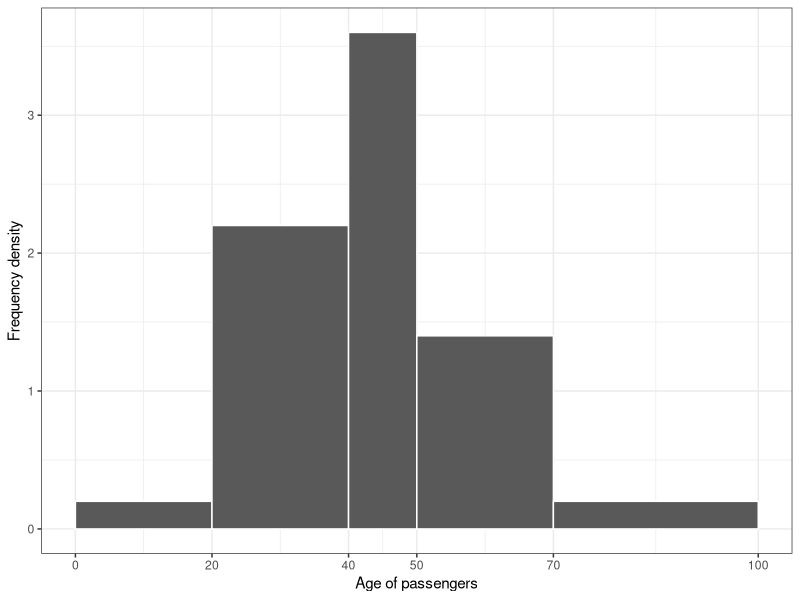
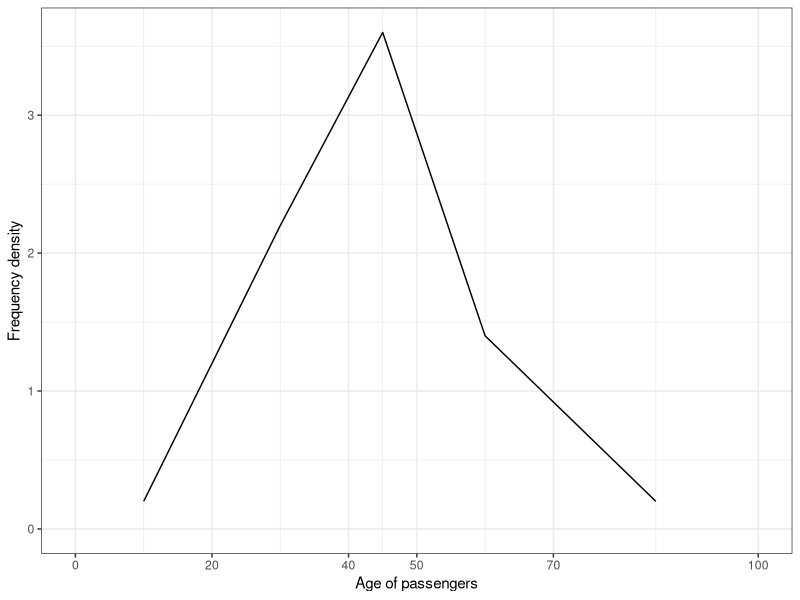
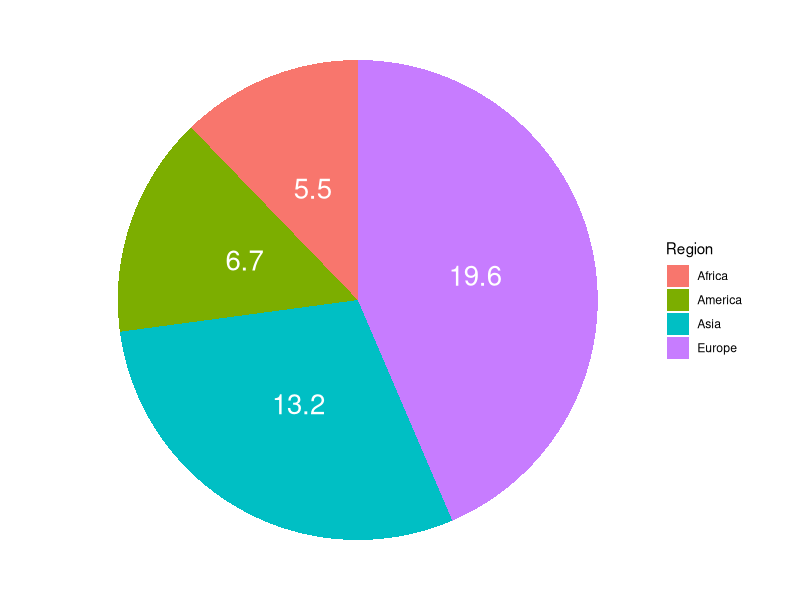
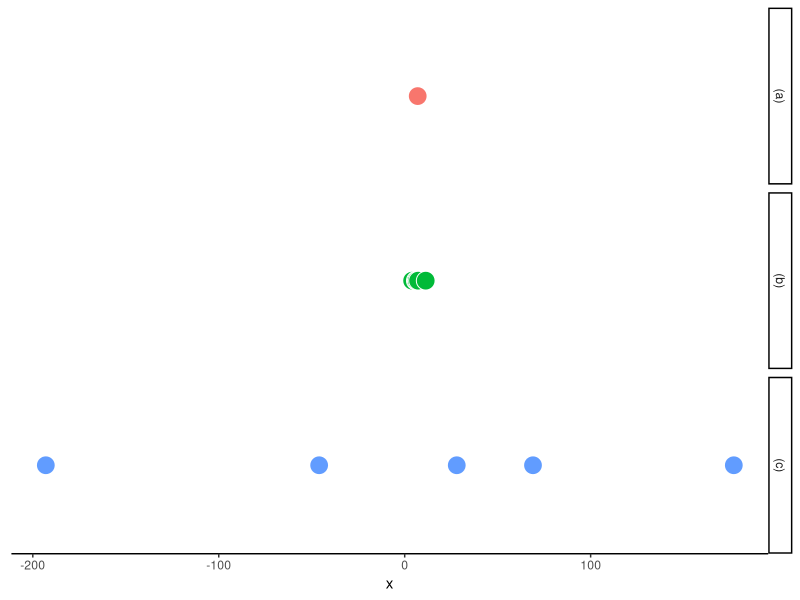
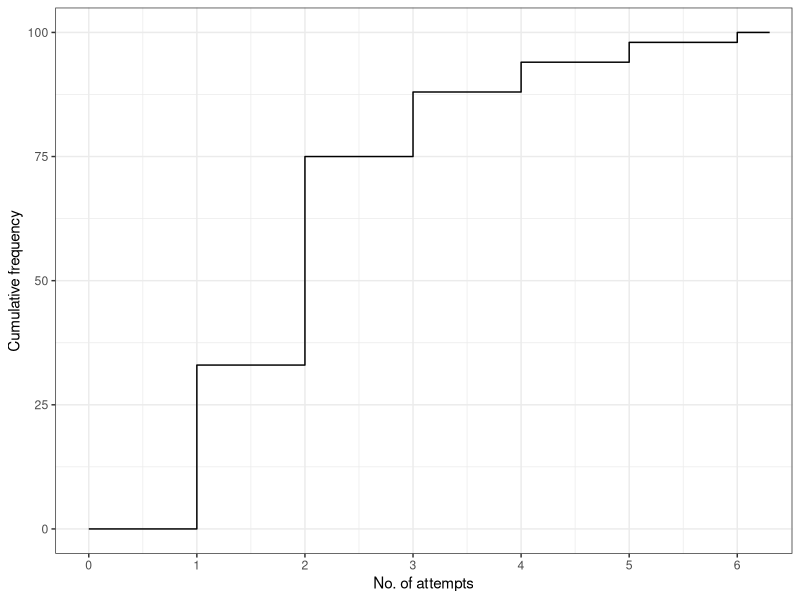
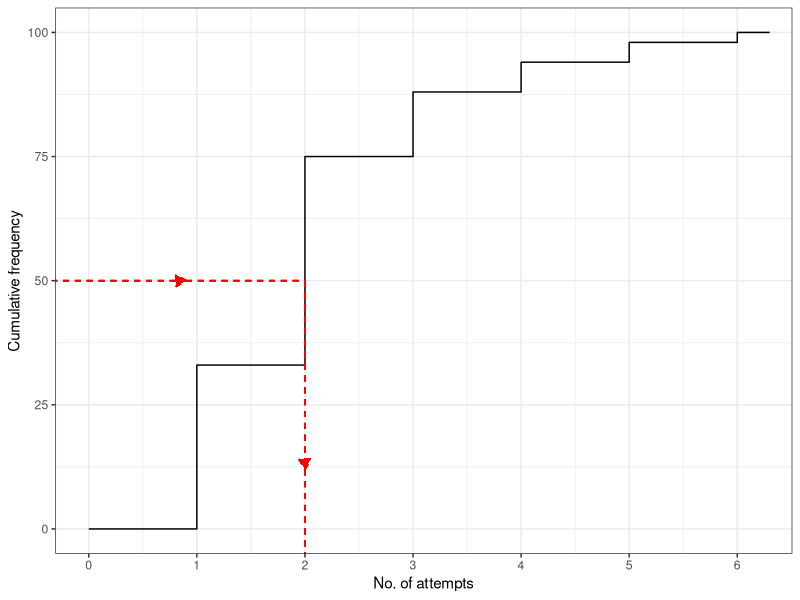
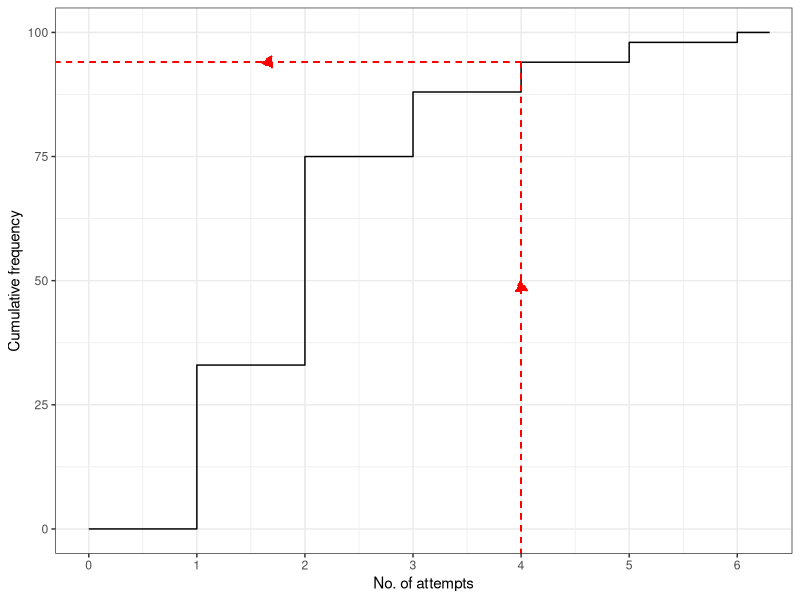
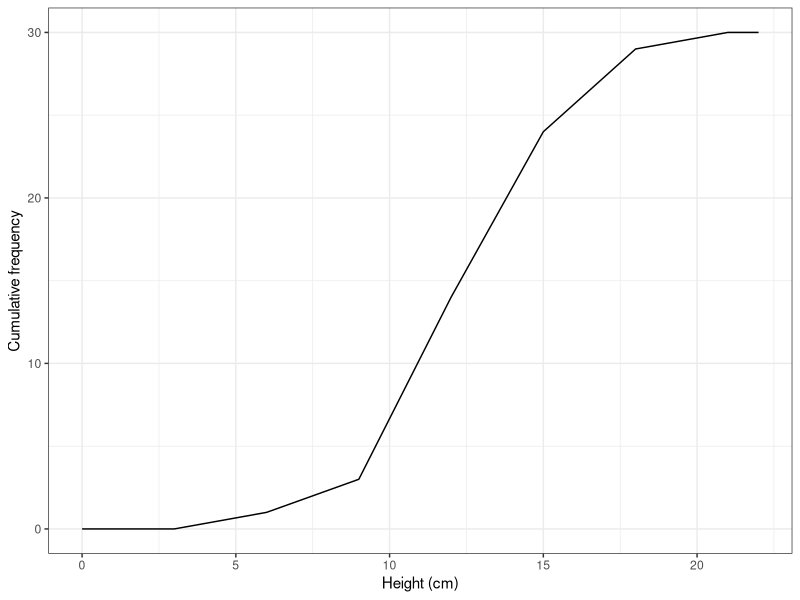

Here is the R script that generated these plots, in order:
## ---- chunk 1
options(htmltools.dir.version = FALSE, width = 65)
library(tidyverse)
## ---- chunk 2
orange.fruits <- c(
  21, 22, 24, 20, 22, 23, 21, 24, 22, 23, 
  25, 22, 22, 23, 22, 22, 23, 21, 22, 23, 
  22, 20, 21, 21, 22, 20, 23, 22, 23, 23
)
cat(orange.fruits[1:15])
cat(orange.fruits[16:30])
## ---- chunk 3
children.heights <- c(
  133, 136, 120, 138, 133, 131, 127, 141, 127, 143,
  130, 131, 125, 144, 128, 134, 135, 137, 133, 129
)
cat(children.heights[1:10])
cat(children.heights[11:20])
## ---- chunk 4
cat(orange.fruits[1:15])
cat(orange.fruits[16:30])
freq.tab <- table(orange.fruits)
freq.tab <- cbind("Frequency", t(freq.tab), length(orange.fruits))
colnames(freq.tab)[1] <- "Number of oranges"
colnames(freq.tab)[ncol(freq.tab)] <- "Total"
knitr::kable(freq.tab, format = "markdown")
## ---- chunk 5
cat(children.heights[1:10])
cat(children.heights[11:20])
freq.tab <- table(cut(children.heights, seq(119.5, 144.5, by = 5), 
                      dig.lab = 5))
names(freq.tab) <- gsub("\\(","",names(freq.tab))
names(freq.tab) <- gsub("\\]","",names(freq.tab))
names(freq.tab) <- gsub(",","-",names(freq.tab))
freq.tab <- cbind("Freq.", t(freq.tab), 
                  length(children.heights))
colnames(freq.tab)[1] <- "Height (cm)"
colnames(freq.tab)[ncol(freq.tab)] <- "Total"
knitr::kable(freq.tab, format = "markdown")
## ---- chunk 6
kk.shuttle <- c(
  runif(4,  min = 0,   max = 19),
  runif(44, min = 20, max = 39),
  runif(36, min = 40, max = 49),
  runif(28, min = 50, max = 69),
  runif(6, min = 70, max = 99)
)
ggplot(data.frame(age = kk.shuttle), aes(x = age)) +
  geom_histogram(aes(y = ..density.. * length(kk.shuttle)), 
                 breaks = c(0, 20, 40, 50, 70, 100), 
                 col = "white") +
  scale_x_continuous(breaks = c(0, 20, 40, 50, 70, 100)) +
  labs(y = "Frequency density", x = "Age of passengers") +
  theme_bw()
## ---- chunk 7
ggplot(data.frame(age = kk.shuttle), aes(x = age)) +
  geom_freqpoly(aes(y = ..density.. * length(kk.shuttle)), 
                breaks = c(0, 20, 40, 50, 70, 100)) +
  scale_x_continuous(breaks = c(0, 20, 40, 50, 70, 100), limits = c(0, 100)) +
  labs(y = "Frequency density", x = "Age of passengers") +
  theme_bw()
## ---- chunk 8
as_tibble(data.frame(Region = c("Africa", "America", "Asia", "Europe"),
                     n = c(5.5, 6.7, 13.2, 19.6))) %>%
  mutate(prop = n / sum(n) * 100, lab.ypos = 100 - cumsum(prop) + 0.5 * prop,
         angle = prop * 3.6, area = prop * pi / 100) %>%
  ggplot() + 
  geom_bar(aes(x = "", y = prop, fill = Region), width = 1, stat = "identity") +
  coord_polar("y", start = 0) +
  geom_text(aes(x = "", y = lab.ypos, label = n), size = 7, col = "white") +
  theme_void()
## ---- chunk 9
dat <- data.frame(
  x = c(7, 7, 7, 7, 7,
        4, 6, 6.5, 7.2, 11.3,
        -193, -46, 28, 69, 177),
  Set = c(rep("(a)", 5),
          rep("(b)", 5),
          rep("(c)", 5))
)
ggplot(dat, aes(x = x, y = 0, col = Set, fill = Set)) +
  geom_jitter(shape = 21, colour = "white", size = 6, height = 0.0, 
              width = 0.0) + 
  facet_grid(rows = "Set") + 
  scale_y_continuous(limits = c(-0.1, 0.1)) +
  theme_classic() +
  theme(axis.title.y = element_blank(),
        axis.ticks.y = element_blank(),
        axis.text.y = element_blank(), 
        axis.line.y = element_blank(),
        legend.position = "none")
## ---- chunk 10
dat <- data.frame(
  x = c(0:6, 6.3),
  y = c(0, 33, 75, 88, 94, 98, 100, 100)
)
ggplot(dat, aes(x = x, y = y)) +
  geom_step() +
  coord_cartesian(xlim = c(0, 6.2), ylim = c(0, 100)) +
  scale_x_continuous(breaks = 0:6) +
  labs(x = "No. of attempts", y = "Cumulative frequency") +
  theme_bw()
## ---- chunk 11
dat <- data.frame(
  x = c(0:6, 6.3),
  y = c(0, 33, 75, 88, 94, 98, 100, 100)
)
the.arrow <- arrow(type = "closed", length = unit(0.3, "cm"))
ggplot(dat, aes(x = x, y = y)) +
  geom_step() +
  coord_cartesian(xlim = c(0, 6.2), ylim = c(0, 100)) +
  geom_segment(x = -10, xend = 0.9, y = 50, yend = 50, col = "red", 
               linetype = "dashed", arrow = the.arrow) +
  geom_segment(x = 0.9, xend = 2, y = 50, yend = 50, col = "red", 
               linetype = "dashed") +
  geom_segment(x = 2, xend = 2, y = 50, yend = 12, col = "red", 
               linetype = "dashed", arrow = the.arrow) +
  geom_segment(x = 2, xend = 2, y = 12, yend = -5, col = "red", 
               linetype = "dashed") +
  scale_x_continuous(breaks = 0:6) +
  labs(x = "No. of attempts", y = "Cumulative frequency") +
  theme_bw()
## ---- chunk 12
dat <- data.frame(
  x = c(0:6, 6.3),
  y = c(0, 33, 75, 88, 94, 98, 100, 100)
)
the.arrow <- arrow(type = "closed", length = unit(0.3, "cm"))
ggplot(dat, aes(x = x, y = y)) +
  geom_step() +
  coord_cartesian(xlim = c(0, 6.2), ylim = c(0, 100)) +
  geom_segment(x = 4, xend = 4, y = -10, yend = 50, col = "red", 
               linetype = "dashed", arrow = the.arrow) +
  geom_segment(x = 4, xend = 4, y = 50, yend = 94, col = "red", 
               linetype = "dashed") +
  geom_segment(x = 4, xend = 1.6, y = 94, yend = 94, col = "red", 
               linetype = "dashed", arrow = the.arrow) +
  geom_segment(x = 1.6, xend = -0.3, y = 94, yend = 94, col = "red", 
               linetype = "dashed") +
  scale_x_continuous(breaks = 0:6) +
  labs(x = "No. of attempts", y = "Cumulative frequency") +
  theme_bw()
## ---- chunk 13
dat <- data.frame(
  x = c(0, seq(3, 21, by = 3), 22),
  y = c(0, 0, 1, 3, 14, 24, 29, 30, 30)
)
the.arrow <- arrow(type = "closed", length = unit(0.3, "cm"))
ggplot(dat, aes(x = x, y = y)) +
  geom_path() +
  coord_cartesian(xlim = c(0, 22), ylim = c(0, 30)) +
  labs(x = "Height (cm)", y = "Cumulative frequency") +
  theme_bw()
## ---- chunk 14
dat <- data.frame(
  x = c(0, seq(3, 21, by = 3), 22),
  y = c(0, 0, 1, 3, 14, 24, 29, 30, 30)
)
the.arrow <- arrow(type = "closed", length = unit(0.3, "cm"))
ggplot(dat, aes(x = x, y = y)) +
  geom_smooth(se = FALSE, formula = y ~ splines::bs(x, 7), method = "lm",
              col = "black") +
  labs(x = "Height (cm)", y = "Cumulative frequency") +
  theme_bw()
## ---- chunk 15
dat <- data.frame(
  x = c(0, seq(3, 21, by = 3), 22),
  y = c(0, 0, 1, 3, 14, 24, 29, 30, 30)
)
the.arrow <- arrow(type = "closed", length = unit(0.3, "cm"))
ggplot(dat, aes(x = x, y = y)) +
  geom_smooth(se = FALSE, formula = y ~ splines::bs(x, 7), method = "lm",
              col = "black") +  
  geom_segment(x = 10.5, xend = 10.5, y = -10, yend = 3.5, col = "red",
               linetype = "dashed", arrow = the.arrow) +
  geom_segment(x = 10.5, xend = 10.5, y = 3.5, yend = 7, col = "red",
               linetype = "dashed") +
  geom_segment(x = 10.5, xend = 5, y = 7, yend = 7, col = "red",
               linetype = "dashed", arrow = the.arrow) +
  geom_segment(x = 5, xend = -5, y = 7, yend = 7, col = "red",
               linetype = "dashed") +
  geom_text(aes(x = 1, y = 9, label = "7 plants"), col = "red") +
  geom_text(aes(x = 12, y = 0, label = "10.5cm"), col = "red") +
  labs(x = "Height (cm)", y = "Cumulative frequency") +
  theme_bw()
## ---- chunk 16
dat <- data.frame(
  x = c(0, seq(3, 21, by = 3), 22),
  y = c(0, 0, 1, 3, 14, 24, 29, 30, 30)
)
the.arrow <- arrow(type = "closed", length = unit(0.3, "cm"))
ggplot(dat, aes(x = x, y = y)) +
  geom_smooth(se = FALSE, formula = y ~ splines::bs(x, 7), method = "lm",
              col = "black") +  
  geom_segment(x = -5, xend = 8, y = 27, yend = 27, col = "red",
               linetype = "dashed", arrow = the.arrow) +
  geom_segment(x = 8, xend = 16.3, y = 27, yend = 27, col = "red",
               linetype = "dashed") +
  geom_segment(x = 16.3, xend = 16.3, y = 27, yend = 12, col = "red",
               linetype = "dashed", arrow = the.arrow) +
  geom_segment(x = 16.3, xend = 16.3, y = 12, yend = -5, col = "red",
               linetype = "dashed") +
  geom_text(aes(x = 2.9, y = 28.5, label = "90% of 30 = 27 plants"), 
            col = "red") +
  geom_text(aes(x = 17.7, y = 0, label = "16.5cm"), col = "red") +
  labs(x = "Height (cm)", y = "Cumulative frequency") +
  theme_bw()
## ---- chunk 17
dat <- data.frame(
  x = c(0:6, 6.3),
  y = c(0, 33, 75, 88, 94, 98, 100, 100)
)
the.arrow <- arrow(type = "closed", length = unit(0.3, "cm"))
ggplot(dat, aes(x = x, y = y)) +
  geom_step() +
  coord_cartesian(xlim = c(0, 6.2), ylim = c(0, 100)) +
  # Median ---------------------------------------------------------------------
  geom_segment(x = -10, xend = 0.9, y = 50, yend = 50, col = "red", 
               linetype = "dashed", arrow = the.arrow) +
  geom_segment(x = 0.9, xend = 2, y = 50, yend = 50, col = "red", 
               linetype = "dashed") +
  geom_segment(x = 2, xend = 2, y = 50, yend = 12, col = "red", 
               linetype = "dashed", arrow = the.arrow) +
  geom_segment(x = 2, xend = 2, y = 12, yend = -5, col = "red", 
               linetype = "dashed") +
  # Q3 -------------------------------------------------------------------------
  geom_segment(x = -10, xend = 0.9, y = 75, yend = 75, col = "red", 
               linetype = "dashed", arrow = the.arrow) +
  geom_segment(x = 0.9, xend = 2, y = 75, yend = 75, col = "red", 
               linetype = "dashed") +
  geom_segment(x = 2, xend = 2, y = 75, yend = 62, col = "red", 
               linetype = "dashed", arrow = the.arrow) +
  geom_segment(x = 2, xend = 2, y = 62, yend = 50, col = "red", 
               linetype = "dashed") +
  # Q1 -------------------------------------------------------------------------
  geom_segment(x = -10, xend = 0.9, y = 25, yend = 25, col = "red", 
               linetype = "dashed", arrow = the.arrow) +
  geom_segment(x = 0.9, xend = 1, y = 25, yend = 25, col = "red", 
               linetype = "dashed") +
  geom_segment(x = 1, xend = 1, y = 25, yend = 12, col = "red", 
               linetype = "dashed", arrow = the.arrow) +
  geom_segment(x = 1, xend = 1, y = 12, yend = -5, col = "red", 
               linetype = "dashed") +
  scale_x_continuous(breaks = 0:6) +
  labs(x = "No. of attempts", y = "Cumulative frequency") +
  theme_bw()
## ---- chunk 18
dat <- data.frame(
  x = c(0, seq(3, 21, by = 3), 22),
  y = c(0, 0, 1, 3, 14, 24, 29, 30, 30)
)
the.arrow <- arrow(type = "closed", length = unit(0.3, "cm"))
ggplot(dat, aes(x = x, y = y)) +
  geom_smooth(se = FALSE, formula = y ~ splines::bs(x, 7), method = "lm",
              col = "black") +  
  # Q3 -------------------------------------------------------------------------
  geom_segment(x = -5, xend = 8, y = 22.5, yend = 22.5, col = "red",
               linetype = "dashed", arrow = the.arrow) +
  geom_segment(x = 8, xend = 14.28, y = 22.5, yend = 22.5, col = "red",
               linetype = "dashed") +
  geom_segment(x = 14.28, xend = 14.28, y = 22.5, yend = 3, col = "red",
               linetype = "dashed", arrow = the.arrow) +
  geom_segment(x = 14.28, xend = 14.28, y = 3, yend = -5, col = "red",
               linetype = "dashed") +
  geom_text(aes(x = 2.2, y = 24, label = "75% of 30 = 22.5"), 
            col = "red") +
  geom_text(aes(x = 15.7, y = 2, label = "14.3cm"), col = "red", angle = 45) +
  # Median ---------------------------------------------------------------------
  geom_segment(x = -5, xend = 8, y = 15.5, yend = 15.5, col = "red",
               linetype = "dashed", arrow = the.arrow) +
  geom_segment(x = 8, xend = 12.5, y = 15.5, yend = 15.5, col = "red",
               linetype = "dashed") +
  geom_segment(x = 12.5, xend = 12.5, y = 15.5, yend = 3, col = "red",
               linetype = "dashed", arrow = the.arrow) +
  geom_segment(x = 12.5, xend = 12.5, y = 3, yend = -5, col = "red",
               linetype = "dashed") +
  geom_text(aes(x = 2.2, y = 17, label = "50% of 30 = 15"), 
            col = "red") +
  geom_text(aes(x = 13, y = 2, label = "12.5cm"), col = "red", angle = 45) +
  # Q1 -------------------------------------------------------------------------
  geom_segment(x = -5, xend = 8, y = 7.5, yend = 7.5, col = "red",
               linetype = "dashed", arrow = the.arrow) +
  geom_segment(x = 8, xend = 10.5, y = 7.5, yend = 7.5, col = "red",
               linetype = "dashed") +
  geom_segment(x = 10.5, xend = 10.5, y = 7.5, yend = 3, col = "red",
               linetype = "dashed", arrow = the.arrow) +
  geom_segment(x = 10.5, xend = 10.5, y = 3, yend = -5, col = "red",
               linetype = "dashed") +
  geom_text(aes(x = 2.2, y = 9, label = "25% of 30 = 7.5"), 
            col = "red") +
  geom_text(aes(x = 9, y = 2, label = "10.5cm"), col = "red", angle = 45) +
  labs(x = "Height (cm)", y = "Cumulative frequency") +
  theme_bw()
